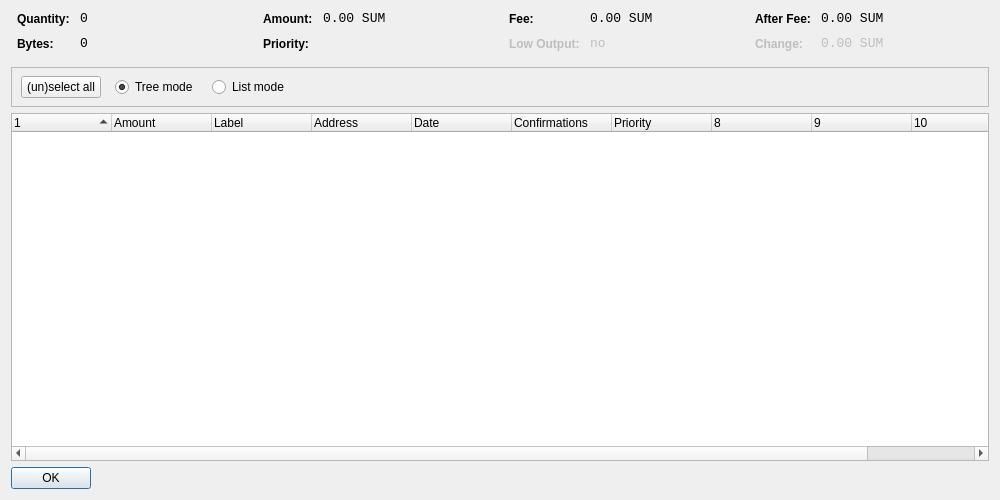
<?xml version="1.0" encoding="UTF-8"?>
<ui version="4.0">
 <class>CoinControlDialog</class>
 <widget class="QDialog" name="CoinControlDialog">
  <property name="geometry">
   <rect>
    <x>0</x>
    <y>0</y>
    <width>1000</width>
    <height>500</height>
   </rect>
  </property>
  <property name="windowTitle">
   <string>Coin Control</string>
  </property>
  <layout class="QVBoxLayout" name="verticalLayout">
   <item>
    <layout class="QHBoxLayout" name="horizontalLayoutTop" stretch="0,0,0,0">
     <property name="topMargin">
      <number>0</number>
     </property>
     <property name="bottomMargin">
      <number>10</number>
     </property>
     <item>
      <layout class="QFormLayout" name="formLayoutCoinControl1">
       <property name="horizontalSpacing">
        <number>10</number>
       </property>
       <property name="verticalSpacing">
        <number>10</number>
       </property>
       <property name="leftMargin">
        <number>6</number>
       </property>
       <property name="rightMargin">
        <number>6</number>
       </property>
       <item row="0" column="0">
        <widget class="QLabel" name="labelCoinControlQuantityText">
         <property name="styleSheet">
          <string notr="true">font-weight:bold;</string>
         </property>
         <property name="text">
          <string>Quantity:</string>
         </property>
        </widget>
       </item>
       <item row="0" column="1">
        <widget class="QLabel" name="labelCoinControlQuantity">
         <property name="font">
          <font>
           <family>Monospace</family>
           <pointsize>10</pointsize>
          </font>
         </property>
         <property name="cursor">
          <cursorShape>IBeamCursor</cursorShape>
         </property>
         <property name="contextMenuPolicy">
          <enum>Qt::ActionsContextMenu</enum>
         </property>
         <property name="text">
          <string notr="true">0</string>
         </property>
         <property name="textInteractionFlags">
          <set>Qt::LinksAccessibleByMouse|Qt::TextSelectableByKeyboard|Qt::TextSelectableByMouse</set>
         </property>
        </widget>
       </item>
       <item row="1" column="0">
        <widget class="QLabel" name="labelCoinControlBytesText">
         <property name="styleSheet">
          <string notr="true">font-weight:bold;</string>
         </property>
         <property name="text">
          <string>Bytes:</string>
         </property>
        </widget>
       </item>
       <item row="1" column="1">
        <widget class="QLabel" name="labelCoinControlBytes">
         <property name="font">
          <font>
           <family>Monospace</family>
           <pointsize>10</pointsize>
          </font>
         </property>
         <property name="cursor">
          <cursorShape>IBeamCursor</cursorShape>
         </property>
         <property name="contextMenuPolicy">
          <enum>Qt::ActionsContextMenu</enum>
         </property>
         <property name="text">
          <string notr="true">0</string>
         </property>
         <property name="textInteractionFlags">
          <set>Qt::LinksAccessibleByMouse|Qt::TextSelectableByKeyboard|Qt::TextSelectableByMouse</set>
         </property>
        </widget>
       </item>
      </layout>
     </item>
     <item>
      <layout class="QFormLayout" name="formLayoutCoinControl2">
       <property name="horizontalSpacing">
        <number>10</number>
       </property>
       <property name="verticalSpacing">
        <number>10</number>
       </property>
       <property name="leftMargin">
        <number>6</number>
       </property>
       <property name="rightMargin">
        <number>6</number>
       </property>
       <item row="0" column="0">
        <widget class="QLabel" name="labelCoinControlAmountText">
         <property name="styleSheet">
          <string notr="true">font-weight:bold;</string>
         </property>
         <property name="text">
          <string>Amount:</string>
         </property>
        </widget>
       </item>
       <item row="0" column="1">
        <widget class="QLabel" name="labelCoinControlAmount">
         <property name="font">
          <font>
           <family>Monospace</family>
           <pointsize>10</pointsize>
          </font>
         </property>
         <property name="cursor">
          <cursorShape>IBeamCursor</cursorShape>
         </property>
         <property name="contextMenuPolicy">
          <enum>Qt::ActionsContextMenu</enum>
         </property>
         <property name="text">
          <string notr="true">0.00 SUM</string>
         </property>
         <property name="textInteractionFlags">
          <set>Qt::LinksAccessibleByMouse|Qt::TextSelectableByKeyboard|Qt::TextSelectableByMouse</set>
         </property>
        </widget>
       </item>
       <item row="1" column="0">
        <widget class="QLabel" name="labelCoinControlPriorityText">
         <property name="styleSheet">
          <string notr="true">font-weight:bold;</string>
         </property>
         <property name="text">
          <string>Priority:</string>
         </property>
        </widget>
       </item>
       <item row="1" column="1">
        <widget class="QLabel" name="labelCoinControlPriority">
         <property name="font">
          <font>
           <family>Monospace</family>
           <pointsize>10</pointsize>
          </font>
         </property>
         <property name="cursor">
          <cursorShape>IBeamCursor</cursorShape>
         </property>
         <property name="contextMenuPolicy">
          <enum>Qt::ActionsContextMenu</enum>
         </property>
         <property name="text">
          <string/>
         </property>
         <property name="textInteractionFlags">
          <set>Qt::LinksAccessibleByMouse|Qt::TextSelectableByKeyboard|Qt::TextSelectableByMouse</set>
         </property>
        </widget>
       </item>
      </layout>
     </item>
     <item>
      <layout class="QFormLayout" name="formLayoutCoinControl3">
       <property name="horizontalSpacing">
        <number>10</number>
       </property>
       <property name="verticalSpacing">
        <number>10</number>
       </property>
       <property name="leftMargin">
        <number>6</number>
       </property>
       <property name="rightMargin">
        <number>6</number>
       </property>
       <item row="0" column="0">
        <widget class="QLabel" name="labelCoinControlFeeText">
         <property name="styleSheet">
          <string notr="true">font-weight:bold;</string>
         </property>
         <property name="text">
          <string>Fee:</string>
         </property>
        </widget>
       </item>
       <item row="0" column="1">
        <widget class="QLabel" name="labelCoinControlFee">
         <property name="font">
          <font>
           <family>Monospace</family>
           <pointsize>10</pointsize>
          </font>
         </property>
         <property name="cursor">
          <cursorShape>IBeamCursor</cursorShape>
         </property>
         <property name="contextMenuPolicy">
          <enum>Qt::ActionsContextMenu</enum>
         </property>
         <property name="text">
          <string notr="true">0.00 SUM</string>
         </property>
         <property name="textInteractionFlags">
          <set>Qt::LinksAccessibleByMouse|Qt::TextSelectableByKeyboard|Qt::TextSelectableByMouse</set>
         </property>
        </widget>
       </item>
       <item row="1" column="0">
        <widget class="QLabel" name="labelCoinControlLowOutputText">
         <property name="enabled">
          <bool>false</bool>
         </property>
         <property name="styleSheet">
          <string notr="true">font-weight:bold;</string>
         </property>
         <property name="text">
          <string>Low Output:</string>
         </property>
        </widget>
       </item>
       <item row="1" column="1">
        <widget class="QLabel" name="labelCoinControlLowOutput">
         <property name="enabled">
          <bool>false</bool>
         </property>
         <property name="font">
          <font>
           <family>Monospace</family>
           <pointsize>10</pointsize>
          </font>
         </property>
         <property name="cursor">
          <cursorShape>IBeamCursor</cursorShape>
         </property>
         <property name="contextMenuPolicy">
          <enum>Qt::ActionsContextMenu</enum>
         </property>
         <property name="text">
          <string notr="true">no</string>
         </property>
         <property name="textInteractionFlags">
          <set>Qt::LinksAccessibleByMouse|Qt::TextSelectableByKeyboard|Qt::TextSelectableByMouse</set>
         </property>
        </widget>
       </item>
      </layout>
     </item>
     <item>
      <layout class="QFormLayout" name="formLayoutCoinControl4">
       <property name="horizontalSpacing">
        <number>10</number>
       </property>
       <property name="verticalSpacing">
        <number>10</number>
       </property>
       <property name="leftMargin">
        <number>6</number>
       </property>
       <property name="rightMargin">
        <number>6</number>
       </property>
       <item row="0" column="0">
        <widget class="QLabel" name="labelCoinControlAfterFeeText">
         <property name="styleSheet">
          <string notr="true">font-weight:bold;</string>
         </property>
         <property name="text">
          <string>After Fee:</string>
         </property>
        </widget>
       </item>
       <item row="0" column="1">
        <widget class="QLabel" name="labelCoinControlAfterFee">
         <property name="font">
          <font>
           <family>Monospace</family>
           <pointsize>10</pointsize>
          </font>
         </property>
         <property name="cursor">
          <cursorShape>IBeamCursor</cursorShape>
         </property>
         <property name="contextMenuPolicy">
          <enum>Qt::ActionsContextMenu</enum>
         </property>
         <property name="text">
          <string notr="true">0.00 SUM</string>
         </property>
         <property name="textInteractionFlags">
          <set>Qt::LinksAccessibleByMouse|Qt::TextSelectableByKeyboard|Qt::TextSelectableByMouse</set>
         </property>
        </widget>
       </item>
       <item row="1" column="0">
        <widget class="QLabel" name="labelCoinControlChangeText">
         <property name="enabled">
          <bool>false</bool>
         </property>
         <property name="styleSheet">
          <string notr="true">font-weight:bold;</string>
         </property>
         <property name="text">
          <string>Change:</string>
         </property>
        </widget>
       </item>
       <item row="1" column="1">
        <widget class="QLabel" name="labelCoinControlChange">
         <property name="enabled">
          <bool>false</bool>
         </property>
         <property name="font">
          <font>
           <family>Monospace</family>
           <pointsize>10</pointsize>
          </font>
         </property>
         <property name="cursor">
          <cursorShape>IBeamCursor</cursorShape>
         </property>
         <property name="contextMenuPolicy">
          <enum>Qt::ActionsContextMenu</enum>
         </property>
         <property name="text">
          <string notr="true">0.00 SUM</string>
         </property>
         <property name="textInteractionFlags">
          <set>Qt::LinksAccessibleByMouse|Qt::TextSelectableByKeyboard|Qt::TextSelectableByMouse</set>
         </property>
        </widget>
       </item>
      </layout>
     </item>
    </layout>
   </item>
   <item>
    <widget class="QFrame" name="frame">
     <property name="minimumSize">
      <size>
       <width>0</width>
       <height>40</height>
      </size>
     </property>
     <property name="frameShape">
      <enum>QFrame::StyledPanel</enum>
     </property>
     <property name="frameShadow">
      <enum>QFrame::Sunken</enum>
     </property>
     <widget class="QWidget" name="horizontalLayoutWidget">
      <property name="geometry">
       <rect>
        <x>10</x>
        <y>0</y>
        <width>781</width>
        <height>41</height>
       </rect>
      </property>
      <layout class="QHBoxLayout" name="horizontalLayoutPanel" stretch="0,0,0,0,0">
       <property name="spacing">
        <number>14</number>
       </property>
       <item>
        <widget class="QPushButton" name="pushButtonSelectAll">
         <property name="sizePolicy">
          <sizepolicy hsizetype="Maximum" vsizetype="Fixed">
           <horstretch>0</horstretch>
           <verstretch>0</verstretch>
          </sizepolicy>
         </property>
         <property name="text">
          <string>(un)select all</string>
         </property>
        </widget>
       </item>
       <item>
        <widget class="QRadioButton" name="radioTreeMode">
         <property name="sizePolicy">
          <sizepolicy hsizetype="Maximum" vsizetype="Fixed">
           <horstretch>0</horstretch>
           <verstretch>0</verstretch>
          </sizepolicy>
         </property>
         <property name="text">
          <string>Tree mode</string>
         </property>
         <property name="checked">
          <bool>true</bool>
         </property>
        </widget>
       </item>
       <item>
        <widget class="QRadioButton" name="radioListMode">
         <property name="sizePolicy">
          <sizepolicy hsizetype="Maximum" vsizetype="Fixed">
           <horstretch>0</horstretch>
           <verstretch>0</verstretch>
          </sizepolicy>
         </property>
         <property name="text">
          <string>List mode</string>
         </property>
        </widget>
       </item>
       <item>
        <spacer name="horizontalSpacer">
         <property name="orientation">
          <enum>Qt::Horizontal</enum>
         </property>
         <property name="sizeHint" stdset="0">
          <size>
           <width>40</width>
           <height>20</height>
          </size>
         </property>
        </spacer>
       </item>
      </layout>
     </widget>
    </widget>
   </item>
   <item>
    <widget class="CoinControlTreeWidget" name="treeWidget">
     <property name="contextMenuPolicy">
      <enum>Qt::CustomContextMenu</enum>
     </property>
     <property name="sortingEnabled">
      <bool>false</bool>
     </property>
     <property name="columnCount">
      <number>11</number>
     </property>
     <attribute name="headerShowSortIndicator" stdset="0">
      <bool>true</bool>
     </attribute>
     <attribute name="headerStretchLastSection">
      <bool>false</bool>
     </attribute>
     <column>
      <property name="text">
       <string/>
      </property>
     </column>
     <column>
      <property name="text">
       <string>Amount</string>
      </property>
     </column>
     <column>
      <property name="text">
       <string>Label</string>
      </property>
     </column>
     <column>
      <property name="text">
       <string>Address</string>
      </property>
     </column>
     <column>
      <property name="text">
       <string>Date</string>
      </property>
     </column>
     <column>
      <property name="text">
       <string>Confirmations</string>
      </property>
      <property name="toolTip">
       <string>Confirmed</string>
      </property>
     </column>
     <column>
      <property name="text">
       <string>Priority</string>
      </property>
     </column>
     <column>
      <property name="text">
       <string/>
      </property>
     </column>
     <column>
      <property name="text">
       <string/>
      </property>
     </column>
     <column>
      <property name="text">
       <string/>
      </property>
     </column>
     <column>
      <property name="text">
       <string/>
      </property>
     </column>
    </widget>
   </item>
   <item>
    <widget class="QDialogButtonBox" name="buttonBox">
     <property name="sizePolicy">
      <sizepolicy hsizetype="Maximum" vsizetype="Fixed">
       <horstretch>0</horstretch>
       <verstretch>0</verstretch>
      </sizepolicy>
     </property>
     <property name="orientation">
      <enum>Qt::Horizontal</enum>
     </property>
     <property name="standardButtons">
      <set>QDialogButtonBox::Ok</set>
     </property>
    </widget>
   </item>
  </layout>
 </widget>
 <customwidgets>
  <customwidget>
   <class>CoinControlTreeWidget</class>
   <extends>QTreeWidget</extends>
   <header>coincontroltreewidget.h</header>
  </customwidget>
 </customwidgets>
 <resources/>
 <connections/>
</ui>
